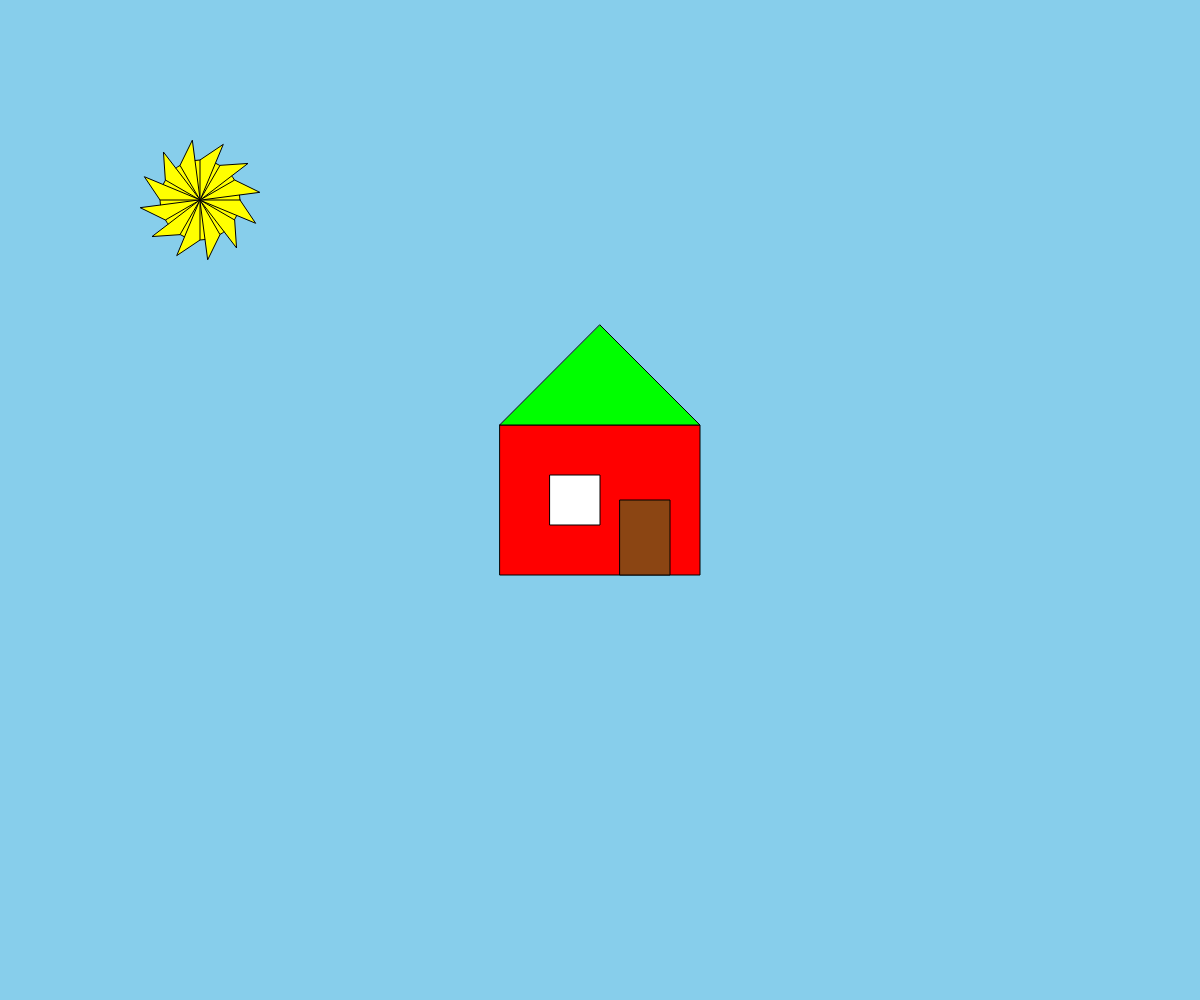
Frame 1 (no input)
Frame 60 (no input): identical to frame 1, image omitted
Frame 120 (the mouse pressed at the canvas centre since frame 60): identical to frame 1, image omitted

The p5.js sketch that drew this single still picture (run headless with seeded random() and noise() and a simulated clock; from frame 60 on, the mouse is pressed at the canvas centre):

// p5.js sketch
// ── sketch.js
function setup() {
  createCanvas(windowWidth, windowHeight);
}

function draw() {
  background(135, 206, 235); 



  
  fill(255, 255, 0); 
  ellipse(200, 200, 80, 80); 
  

  fill(255, 255, 0); 
  for (let i = 0; i < 12; i++) {
    let angle = TWO_PI / 12 * i;
    let rayX = 200 + cos(angle) * 40;
    let rayY = 200 + sin(angle) * 40;
    triangle(200, 200, rayX, rayY, 200 + cos(angle + PI/8) * 60, 200 + sin(angle + PI/8) * 60);
  }
  
 
  let casaW = 200;
  let casaH = 150;
  
 
  let casaX = width / 2 - casaW / 2;
  let casaY = height / 2 - casaH / 2;
  

  fill(255, 0, 0); 
  rect(casaX, casaY, casaW, casaH); 
  
  fill(0, 255, 0); 
  triangle(casaX, casaY, casaX + casaW, casaY, casaX + casaW / 2, casaY - casaW / 2); 
  
  fill(255); 
  rect(casaX + 50, casaY + 50, 50, 50); 
  
  fill(139, 69, 19); 
  rect(casaX + 120, casaY + 75, 50, 75); 
}



function windowResized() {
  resizeCanvas(windowWidth, windowHeight);
}
